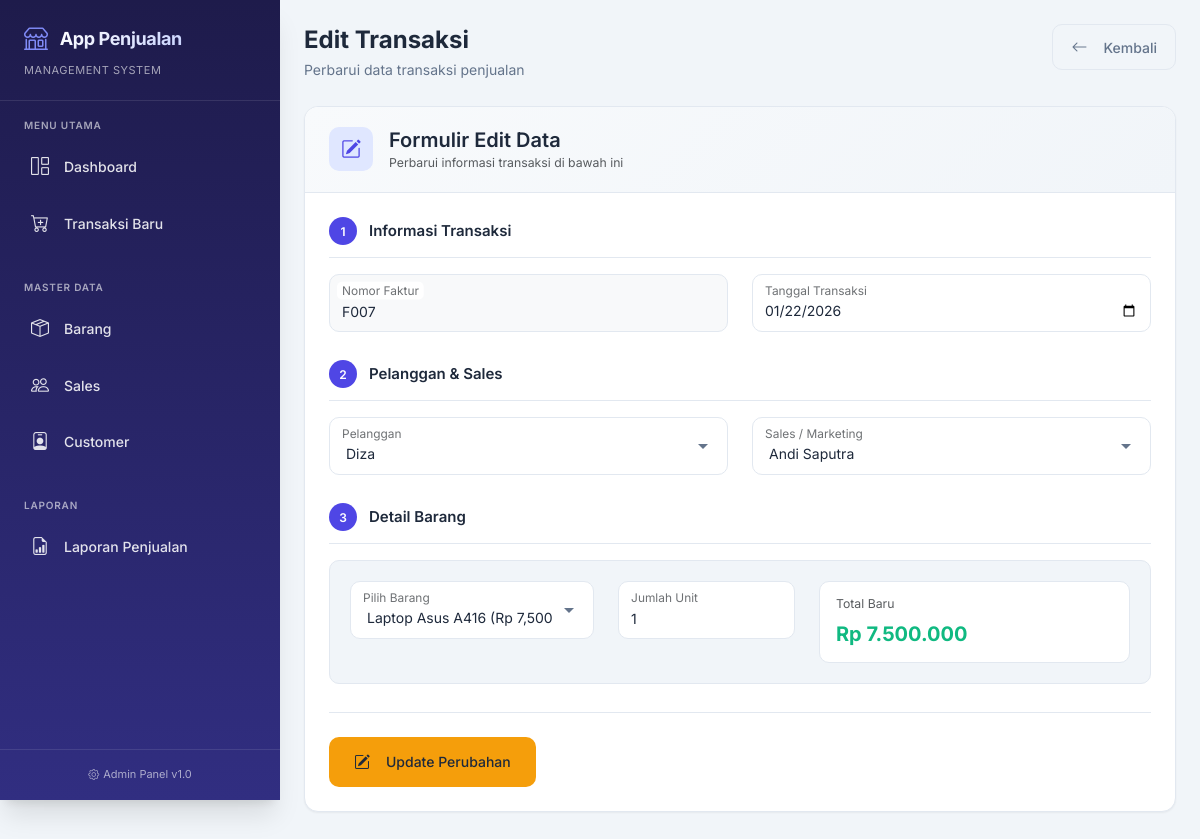
Page /edit.php?id=F007 on the committed database.
### tables this page shows
CREATE TABLE IF NOT EXISTS `detail_transaksi` (
  `no_faktur` varchar(20) DEFAULT NULL,
  `kode_barang` char(2) DEFAULT NULL,
  `banyak` int DEFAULT NULL,
  `Jumlah` decimal(10,2) DEFAULT NULL,
  `diskon` int DEFAULT NULL,
  KEY `no_faktur` (`no_faktur`),
  KEY `kode_barang` (`kode_barang`)
);

CREATE TABLE IF NOT EXISTS `transaksi` (
  `no_faktur` varchar(20) NOT NULL,
  `tanggal` date DEFAULT NULL,
  `total_jumlah` decimal(50,0) DEFAULT NULL,
  `jumlah_unit` int DEFAULT NULL,
  `debit_mandiri` decimal(10,2) DEFAULT NULL,
  `customer_id` char(2) DEFAULT NULL,
  `sales_id` char(2) DEFAULT NULL,
  PRIMARY KEY (`no_faktur`),
  KEY `customer_id` (`customer_id`),
  KEY `sales_id` (`sales_id`)
);

### edit.php (the view, shortened to what this page needs)
<?php
include 'koneksi.php';
$id = $_GET['id'];
$query = mysqli_query($conn, "SELECT t.*, dt.kode_barang
                              FROM transaksi t
                              LEFT JOIN detail_transaksi dt ON t.no_faktur = dt.no_faktur
                              WHERE t.no_faktur = '$id'");
$data = mysqli_fetch_assoc($query);
?>
<!DOCTYPE html>
<html lang="id">
<head>
    <link href="https://cdn.jsdelivr.net/npm/bootstrap@5.3.0/dist/css/bootstrap.min.css" rel="stylesheet">
    <link rel="stylesheet" href="https://cdn.jsdelivr.net/npm/bootstrap-icons@1.11.1/font/bootstrap-icons.css">
    <link rel="stylesheet" href="style.css">
</head>
<body>
<div class="page-wrapper">
    <?php include 'sidebar.php'; ?>
    <div class="main-content">
        <div class="header">
            <div>
                <h1 class="page-title">Edit Transaksi</h1>
                <p class="page-subtitle">Perbarui data transaksi penjualan</p>
            </div>
            <div class="header-actions">
                <a href="index.php" class="btn btn-outline-secondary">
                    <i class="bi bi-arrow-left me-2"></i>Kembali
                </a>
            </div>
        </div>
        <div class="card card-form">
            <div class="card-header-custom">
                <div class="d-flex align-items-center">
                    <div class="icon-wrapper">
                        <i class="bi bi-pencil-square"></i>
                    </div>
                    <div>
                        <h5 class="mb-0">Formulir Edit Data</h5>
                        <p class="text-muted mb-0 small">Perbarui informasi transaksi di bawah ini</p>
                    </div>
                </div>
            </div>
            <div class="card-body-form">
                <form action="proses.php?act=update" method="POST">
                    <div class="form-section">
                        <div class="section-header">
                            <span class="section-badge">1</span>
                            <h6 class="section-title">Informasi Transaksi</h6>
                        </div>
                        <div class="row g-4">
                            <div class="col-md-6">
                                <div class="form-floating">
                                    <input type="text" name="no_faktur" id="no_faktur" class="form-control bg-light"
                                           value="<?= $data['no_faktur'] ?>" readonly>
                                    <label for="no_faktur">Nomor Faktur</label>
                                </div>
                            </div>
                            <div class="col-md-6">
                                <div class="form-floating">
                                    <input type="date" name="tanggal" id="tanggal" class="form-control"
                                           value="<?= $data['tanggal'] ?>" required>
                                    <label for="tanggal">Tanggal Transaksi</label>
                                </div>
                            </div>
                        </div>
                    </div>
                    <div class="form-section">
                        <div class="section-header">
                            <span class="section-badge">2</span>
                            <h6 class="section-title">Pelanggan & Sales</h6>
                        </div>
                        <div class="row g-4">
                            <div class="col-md-6">
                                <div class="form-floating">
                                    <select name="customer_id" id="customer_id" class="form-select" required>
                                        <?php
                                        $cust = mysqli_query($conn, "SELECT * FROM customer ORDER BY nama_customer ASC");
                                        while($c = mysqli_fetch_assoc($cust)){
                                            $selected = ($data['customer_id'] == $c['customer_id']) ? 'selected' : '';
                                            echo "<option value='".$c['customer_id']."' $selected>".$c['nama_customer']."</option>";
                                        }
                                        ?>
                                    </select>
                                    <label for="customer_id">Pelanggan</label>
                                </div>
                            </div>
                            <div class="col-md-6">
                                <div class="form-floating">
                                    <select name="sales_id" id="sales_id" class="form-select" required>
                                        <?php
                                        $sales = mysqli_query($conn, "SELECT * FROM sales ORDER BY nama_sales ASC");
                                        while($s = mysqli_fetch_assoc($sales)){
                                            $selected = ($data['sales_id'] == $s['Sales_Id']) ? 'selected' : '';
                                            echo "<option value='".$s['Sales_Id']."' $selected>".$s['nama_sales']."</option>";
                                        }
                                        ?>
                                    </select>
                                    <label for="sales_id">Sales / Marketing</label>
                                </div>
                            </div>
                        </div>
                    </div>
                    <div class="form-section">
                        <div class="section-header">
                            <span class="section-badge">3</span>
                            <h6 class="section-title">Detail Barang</h6>
                        </div>
                        <div class="detail-card">
                            <div class="row g-4">
                                <div class="col-md-4">
                                    <div class="form-floating">
                                        <select name="kode_barang" id="pilihBarang" class="form-select" required onchange="hitungTotal()">
                                            <?php
                                            $brg = mysqli_query($conn, "SELECT * FROM barang ORDER BY nama_barang ASC");
                                            while($b = mysqli_fetch_assoc($brg)){
                                                $selected = ($data['kode_barang'] == $b['kode_barang']) ? 'selected' : '';
                                                echo "<option value='".$b['kode_barang']."' data-harga='".$b['harga']."' $selected>".$b['nama_barang']." (Rp ".number_format($b['harga']).")</option>";
                                            }
                                            ?>
                                        </select>
                                        <label for="pilihBarang">Pilih Barang</label>
                                    </div>
                                </div>
                                <div class="col-md-3">
                                    <div class="form-floating">
                                        <input type="number" name="jumlah_unit" id="jumlahUnit" class="form-control"
                                               value="<?= $data['jumlah_unit'] ?>" required min="1" oninput="hitungTotal()">
                                        <label for="jumlahUnit">Jumlah Unit</label>
                                    </div>
                                </div>
                                <div class="col-md-5">
                                    <div class="total-display">
                                        <label class="text-muted small mb-1">Total Baru</label>
                                        <div class="total-amount" id="tampilTotal">Rp 0</div>
                                    </div>
                                </div>
                            </div>
                        </div>
                    </div>
                    <div class="form-actions">
                        <button type="submit" class="btn btn-warning-custom">
                            <i class="bi bi-pencil-square me-2"></i>Update Perubahan
                        </button>
                    </div>
                </form>
            </div>
        </div>
    </div>
</div>
</body>
</html>

### rows in the picture
detail_transaksi: no_faktur "F007", tanggal "01/22/2026", jumlah_unit "1"

### other values in the picture
form field customer_id "Diza"
form field sales_id "Andi Saputra"
form field kode_barang "Laptop Asus A416 (Rp 7,500,000)"
